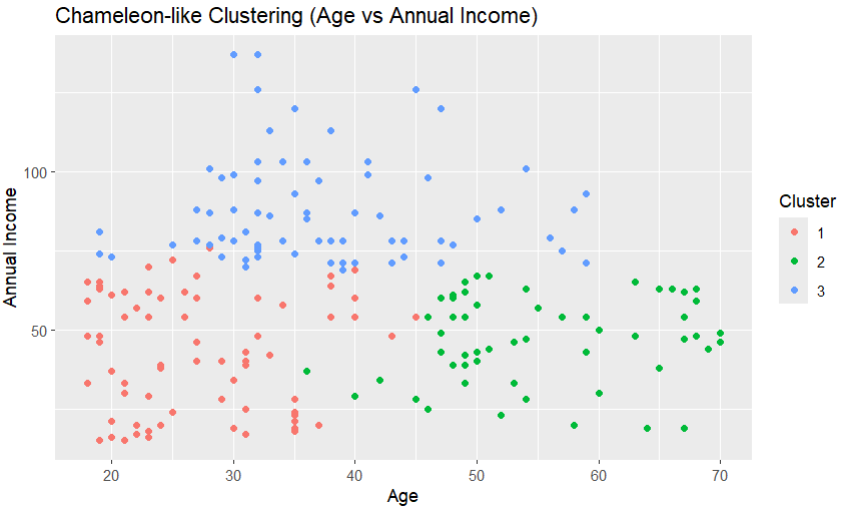

Write R code to recreate this figure.
# Load required libraries
library(cluster)
library(ggplot2)

# Read data from CSV file
data <- read.csv("Mall_Customers.csv")  # Adjust file path if necessary

# Preprocess data (if needed)
# Standardize the numerical columns
data_scaled <- scale(data[, c("Age", "Annual.Income..k..", "Spending.Score..1.100.")])

# Calculate pairwise distances using Euclidean distance
dist_matrix <- dist(data_scaled, method = "euclidean")

# Perform hierarchical clustering with complete linkage
hierarchical_results <- hclust(dist_matrix, method = "complete")

# Determine the optimal number of clusters and cut the dendrogram
# (You may need to adjust this based on your specific dataset)
optimal_clusters <- cutree(hierarchical_results, k = 3)

# Add cluster assignments to the original data
data$Cluster <- as.factor(optimal_clusters)

# Visualize the clusters
# Plot for Age vs Spending Score
ggplot(data, aes(x = Age, y = `Spending.Score..1.100.`, color = Cluster)) +
  geom_point() +
  labs(title = "Chameleon-like Clustering (Age vs Spending Score)", x = "Age", y = "Spending Score")

# Plot for Annual Income vs Spending Score
ggplot(data, aes(x = `Annual.Income..k..`, y = `Spending.Score..1.100.`, color = Cluster)) +
  geom_point() +
  labs(title = "Chameleon-like Clustering (Annual Income vs Spending Score)", x = "Annual Income", y = "Spending Score")

# Plot for Age vs Annual Income
ggplot(data, aes(x = Age, y = `Annual.Income..k..`, color = Cluster)) +
  geom_point() +
  labs(title = "Chameleon-like Clustering (Age vs Annual Income)", x = "Age", y = "Annual Income")
